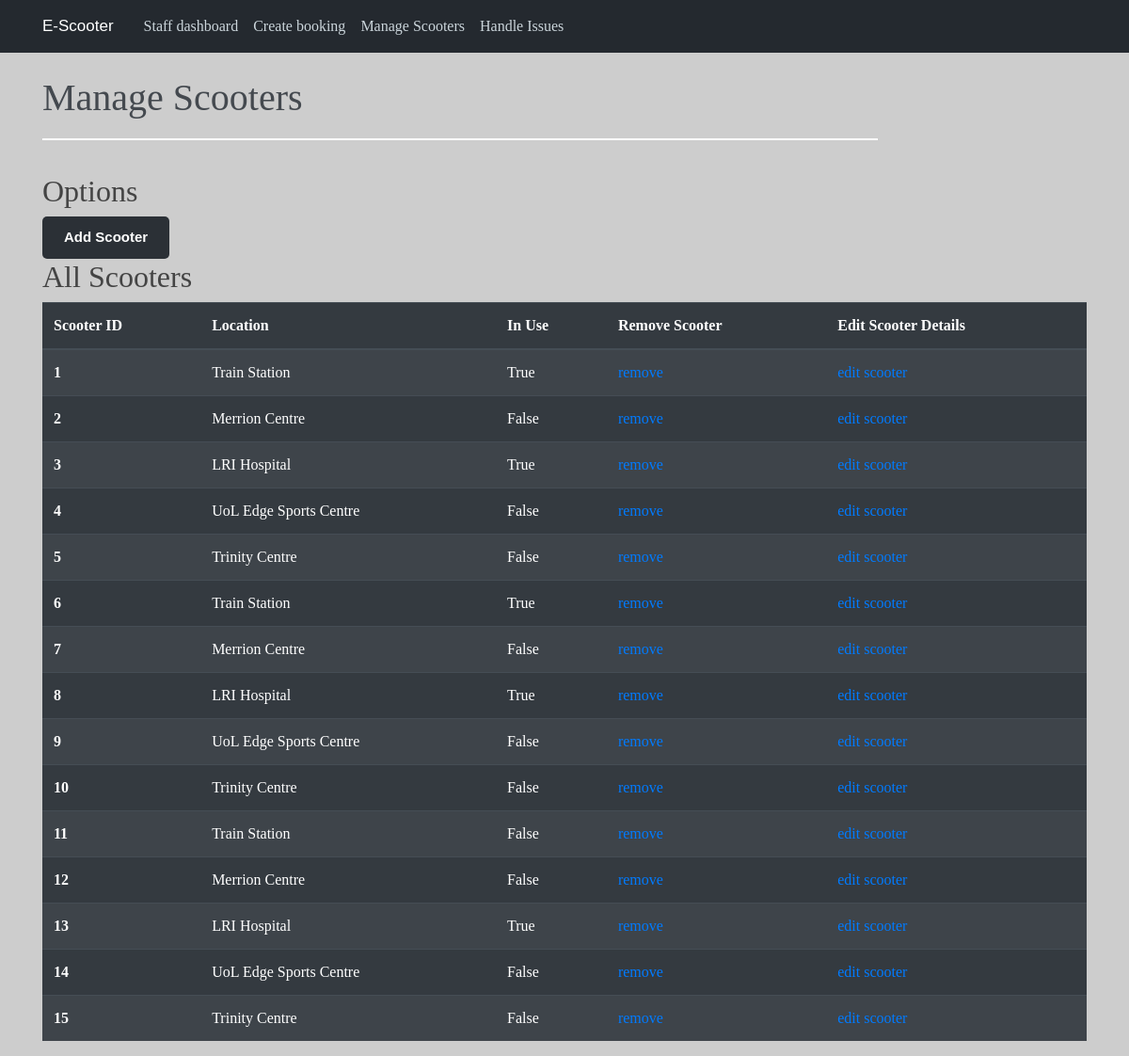
Screenshot of /staff/manage with the database file from the repository.
### app/models.py (models this page shows)
class Scooter(db.Model):
    __tablename__ = 'scooters'
    id = db.Column(db.Integer, primary_key=True)
    in_use = db.Column(db.Boolean, default = False)
    LocationID = db.Column(db.Integer, ForeignKey("locations.id"))

### app/views.py (the view)
@app.route('/staff/manage')
def staff_manage():
    if session.get('staff') == 0:
        return redirect('/')
    all_scooters = models.Scooter.query.all()
    locations = ['','Trinity Centre','Train Station','Merrion Centre','LRI Hospital','UoL Edge Sports Centre']
    return render_template('staff_manage.html', scooters = all_scooters, locations=locations)

### app/templates/staff_manage.html (shortened to what this page needs)
{% extends "staff_base.html" %}
{% block content %}
<head>
</head>
<body>
    <h1 style="color:rgba(68,73,79,1);">Manage Scooters</h1>
	<svg class="Line_7" viewBox="0 0 1110 2" preserveAspectRatio="none">
			<path id="Line_7" d="M 0 0 L 1110 0">
			</path>
	</svg>
	<br></br>
	<h2> Options </h2>
	<a href="/staff/add" class="myButton">Add Scooter</a>
	<h2> All Scooters </h2>
	<table class="table table-striped table-dark">
		<thead>
		  <tr>
			<th scope="col">Scooter ID</th>
			<th scope="col">Location</th>
			<th scope="col">In Use</th>
			<th scope="col">Remove Scooter</th>
			<th scope="col">Edit Scooter Details</th>
		  </tr>
		</thead>
		<tbody>
			{% for s in scooters %}
				<tr>
					<th scope="row">{{ s.id }}</th>
					<td> {{ locations[s.LocationID] }}</td>
					<td> {{ s.in_use }} </td>
					<td> <a href="/staff/remove_scooter/{{s.id}}">remove</a> </td>
					<td> <a href="/staff/edit_scooter/{{s.id}}">edit scooter</a> </td>
				</tr>
			{% endfor %}
		</tbody>
	  </table>
</body>
{% endblock content %}

### app/templates/staff_base.html (shortened to what this page needs)
<!doctype html>
<link href="//db.onlinewebfonts.com/c/59e7605c0e625de0522a548ac1a15d91?family=Sharp+Sans+No1+Medium+Italic" rel="stylesheet" type="text/css"/>
<html lang="en">
  <head>
    <link rel="stylesheet" href="https://stackpath.bootstrapcdn.com/bootstrap/4.3.1/css/bootstrap.min.css">
    <link rel="stylesheet" type="text/css" href="{{ url_for('static', filename='style.css')}}">
  </head>
    <header class="site-header">
      <nav class="navbar navbar-expand-md navbar-dark bg-steel fixed-top">
        <div class="container">
          <a class="navbar-brand mr-4" href="/dashboard" style="font-family: Sharp Sans No1 Medium Italic, Sans-Serif; font-size: 17px">E-Scooter</a>
          <div class="collapse navbar-collapse" id="navbarToggle">
            <div class="navbar-nav mr-auto" style="font-weight: 300">
              <a class="nav-item nav-link" href="/dashboard">Staff dashboard</a>
              <a class="nav-item nav-link" href="/staff/booking">Create booking</a>
              <a class="nav-item nav-link" href="/staff/manage">Manage Scooters</a>
              <a class="nav-item nav-link" href="/staff/issues">Handle Issues</a>
            </div>
          </div>
        </div>
      </nav>
    </header>
    <div class = 'container'>
      {% block content %}{% endblock %}
    </div>
  </body>
</html>

### app/static/style.css (style rules this page uses)
body { background: rgba(205,205,205,1); color: #333333; margin-top: 5rem; font-family: halyard-display; }
h1, h2, h3, h4, h5, h6 { color: #444444; }
.bg-steel { background-color: #24292f; }
.site-header .navbar-nav .nav-link { color: #cbd5db; }
.myButton { background-color:rgba(43,48,54,1); border-radius:5px; border: none; display:inline-block; cursor:pointer; color:#ffffff; font-family:Arial; font-size:15px; font-weight:bold; padding:11px 23px; text-decoration:none; }
.Line_7 { overflow: visible; position: relative; width: 80%; height: 2px; margin-left: auto; margin-right: auto; transform: matrix(1,0,0,1,0,0); }

### rows the page displays
Scooter: id "1", LocationID "Train Station", in_use "True"
Scooter: id "2", LocationID "Merrion Centre", in_use "False"
Scooter: id "3", LocationID "LRI Hospital", in_use "True"
Scooter: id "4", LocationID "UoL Edge Sports Centre", in_use "False"
Scooter: id "5", LocationID "Trinity Centre", in_use "False"
Scooter: id "6", LocationID "Train Station", in_use "True"
Scooter: id "7", LocationID "Merrion Centre", in_use "False"
Scooter: id "8", LocationID "LRI Hospital", in_use "True"
Scooter: id "9", LocationID "UoL Edge Sports Centre", in_use "False"
Scooter: id "10", LocationID "Trinity Centre", in_use "False"
Scooter: id "11", LocationID "Train Station", in_use "False"
Scooter: id "12", LocationID "Merrion Centre", in_use "False"
Scooter: id "13", LocationID "LRI Hospital", in_use "True"
Scooter: id "14", LocationID "UoL Edge Sports Centre", in_use "False"
Scooter: id "15", LocationID "Trinity Centre", in_use "False"
